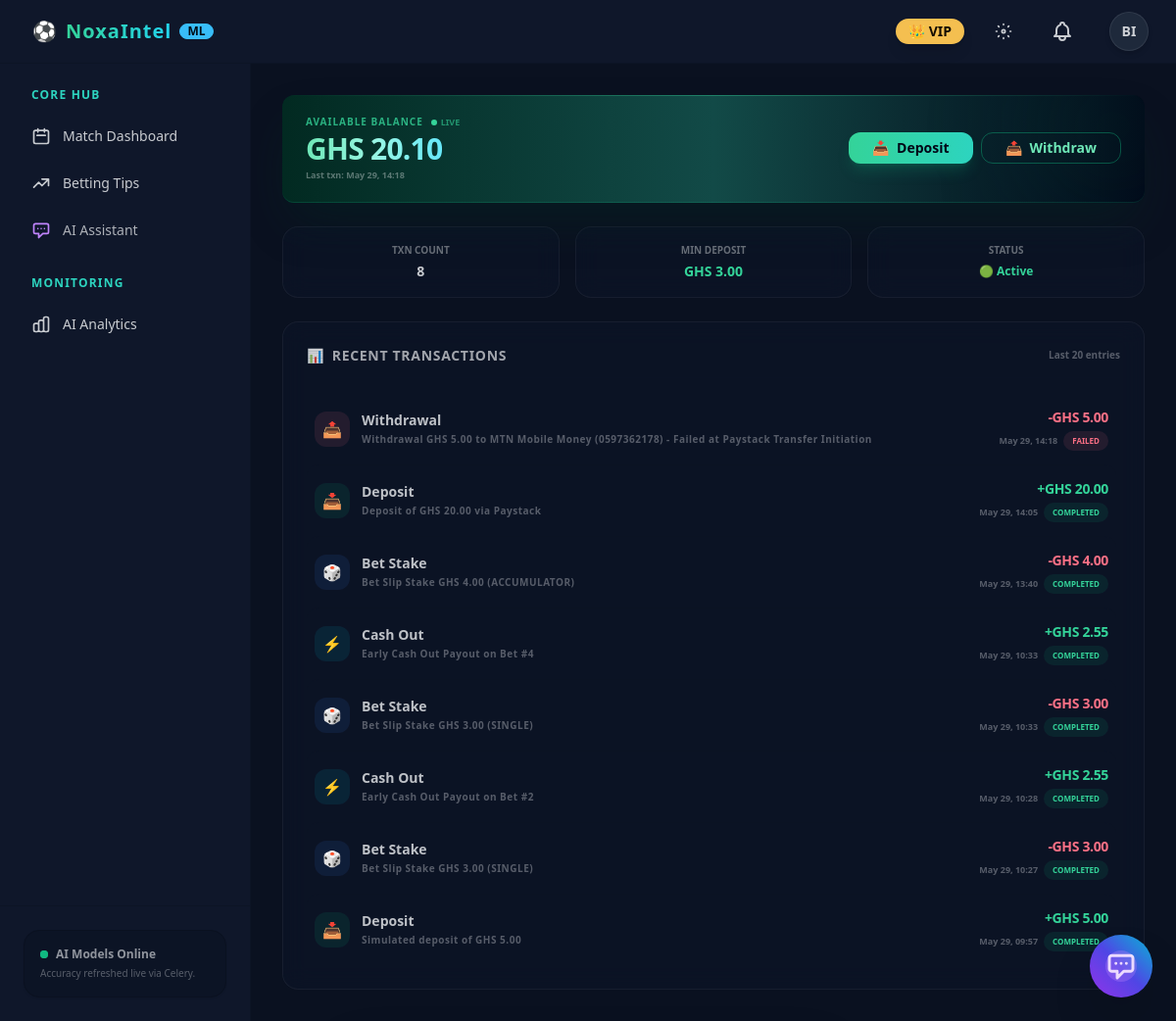
Page /wallet/ (signed in) on the earlier database version.
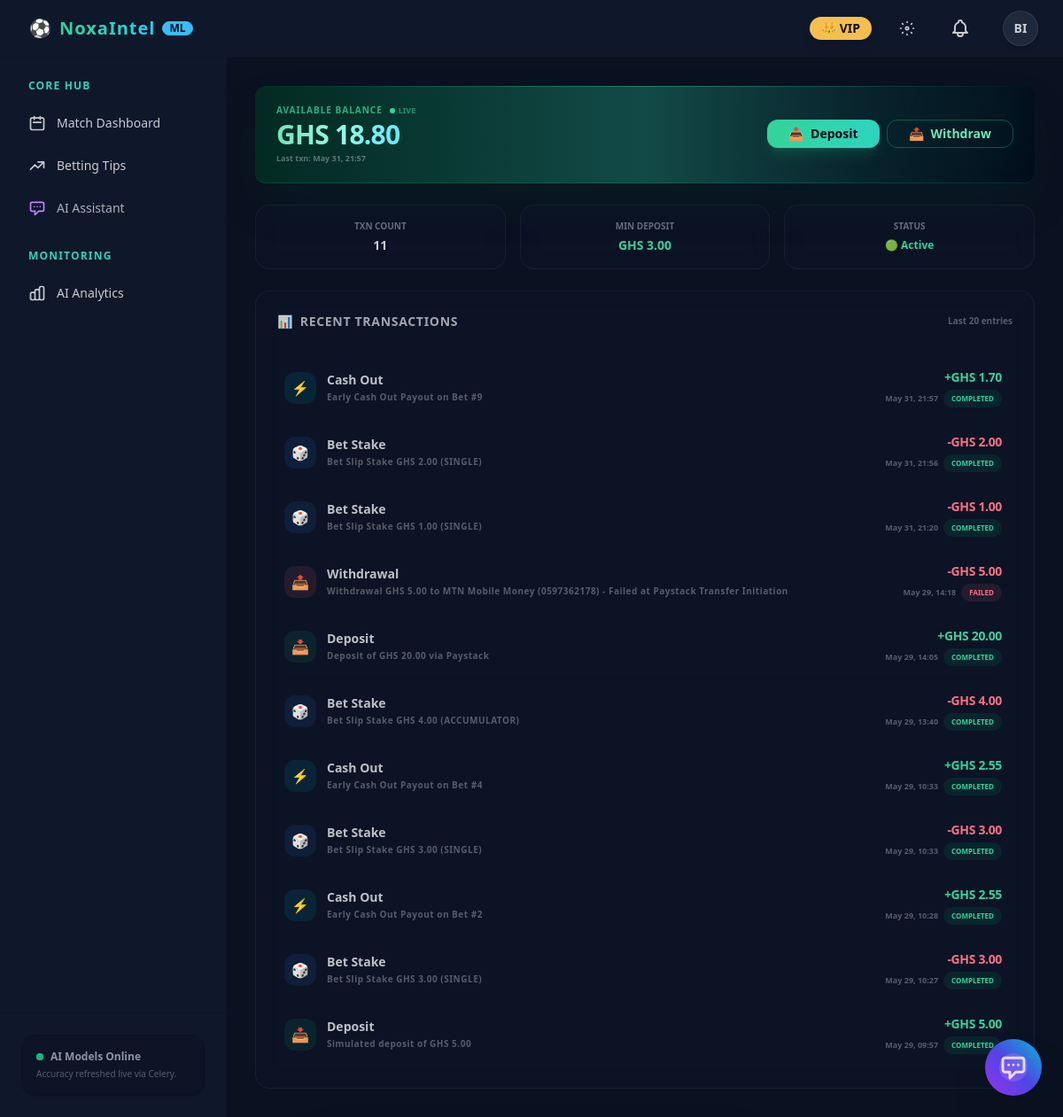
Same page on the later database version.
### wallet/models.py (models this page shows, shortened)
class Transaction(models.Model):
    DEPOSIT = 'DEPOSIT'
    WITHDRAWAL = 'WITHDRAWAL'
    BET_STAKE = 'BET_STAKE'
    BET_WIN = 'BET_WIN'
    BET_REFUND = 'BET_REFUND'
    CASHOUT = 'CASHOUT'
    BONUS = 'BONUS'
    TYPE_CHOICES = [
        (DEPOSIT, 'Deposit'),
        (WITHDRAWAL, 'Withdrawal'),
        (BET_STAKE, 'Bet Stake'),
        (BET_WIN, 'Bet Winnings'),
        (BET_REFUND, 'Bet Refund'),
        (CASHOUT, 'Cash Out'),
        (BONUS, 'Bonus'),
    ]
    PENDING = 'PENDING'
    COMPLETED = 'COMPLETED'
    FAILED = 'FAILED'
    REVERSED = 'REVERSED'
    STATUS_CHOICES = [
        (PENDING, 'Pending'),
        (COMPLETED, 'Completed'),
        (FAILED, 'Failed'),
        (REVERSED, 'Reversed'),
    ]
    wallet = models.ForeignKey(Wallet, on_delete=models.CASCADE, related_name='transactions')
    type = models.CharField(max_length=20, choices=TYPE_CHOICES)
    amount = models.DecimalField(max_digits=14, decimal_places=2)
    balance_before = models.DecimalField(max_digits=14, decimal_places=2)
    balance_after = models.DecimalField(max_digits=14, decimal_places=2)
    status = models.CharField(max_length=20, choices=STATUS_CHOICES, default=PENDING)
    reference = models.CharField(max_length=120, unique=True, db_index=True)
    description = models.CharField(max_length=255, blank=True)
    meta = models.JSONField(default=dict, blank=True)
    created_at = models.DateTimeField(default=timezone.now)
    class Meta:
        ordering = ['-created_at']
        indexes = [
            models.Index(fields=['wallet', 'type']),
            models.Index(fields=['wallet', 'status']),
        ]
    @property
    def is_credit(self):
        return self.type in (self.DEPOSIT, self.BET_WIN, self.BET_REFUND, self.CASHOUT, self.BONUS)

### wallet/views.py (the view)
# urls.py: path('wallet/', views.overview, name='overview'),
@login_required
def overview(request):
    wallet, created = Wallet.objects.get_or_create(user=request.user, currency='GHS')
    transactions = wallet.transactions.all().order_by('-created_at')[:20]
    context = {
        'wallet': wallet,
        'transactions': transactions,
    }
    return render(request, 'wallet/overview.html', context)

### config/context_processors.py (called while the page is built)
def vapid_public_key(request):
    return {
        "VAPID_PUBLIC_KEY": getattr(settings, "VAPID_PUBLIC_KEY", "")
    }

### templates/wallet/overview.html (shortened to what the changed rows need)
{% extends "base.html" %}
{% block content %}
<div class="max-w-7xl mx-auto space-y-0">
    <div class="sticky top-0 z-30 -mx-4 md:-mx-6 lg:-mx-8 px-4 md:px-6 lg:px-8 mb-6"
         id="wallet-sticky-banner">
        <div class="relative overflow-hidden bg-gradient-to-r from-emerald-950/95 via-teal-900/95 to-slate-950/95 backdrop-blur-xl rounded-xl border-b border-emerald-500/20 shadow-2xl shadow-emerald-950/40">
            <div class="relative z-10 flex items-center justify-between flex-wrap gap-4 px-4 md:px-6 py-4 md:py-5">
                <div class="space-y-0.5 min-w-0">
                    <div class="flex items-center gap-2">
                        <span class="text-[10px] font-black uppercase tracking-widest text-emerald-400/80">Available Balance</span>
                        {% if wallet.is_locked %}
                            <span class="badge badge-error badge-xs font-bold text-[8px] px-1.5">🔒 LOCKED</span>
                        {% else %}
                            <span class="flex items-center gap-1 text-[9px] text-emerald-400/60 font-bold">
                            </span>
                        {% endif %}
                    </div>
                    <div class="flex items-baseline gap-2" id="sticky-balance-display"
                         hx-get="{% url 'wallet:balance_partial' %}"
                         hx-trigger="load, every 15s"
                         hx-swap="innerHTML">
                        <span class="text-2xl md:text-3xl font-black tracking-tight text-transparent bg-clip-text bg-gradient-to-r from-emerald-300 via-teal-200 to-cyan-300">
                        </span>
                    </div>
                    <p class="text-[9px] text-white/35 font-semibold truncate">
                        Last txn: {% if transactions %}{{ transactions.0.created_at|date:"M d, H:i" }}{% else %}No transactions yet{% endif %}
                    </p>
                </div>
            </div>
        </div>
    </div>
    <div class="space-y-6">
        <div class="grid grid-cols-3 gap-3 md:gap-4">
            <div class="glass-panel p-3 md:p-4 rounded-2xl text-center border border-base-200/40">
                <span class="block text-[9px] md:text-[10px] uppercase font-bold text-base-content/50">Txn Count</span>
                <span class="block text-sm font-extrabold text-base-content mt-1">{{ transactions|length }}</span>
            </div>
        </div>
        <div class="glass-panel rounded-2xl border border-base-200/40 p-4 md:p-6 space-y-4">
            <div class="flex items-center justify-between border-b border-base-200/60 pb-3">
                <h2 class="text-sm font-black uppercase tracking-wider text-base-content/80 flex items-center gap-2">
                    <span>📊</span> Recent Transactions
                </h2>
            </div>
            <div class="divide-y divide-base-200/50 pr-1">
                {% for tx in transactions %}
                    <div class="flex items-center justify-between py-3.5 hover:bg-base-200/30 px-2 rounded-xl transition-all duration-200 gap-2 min-w-0">
                        <div class="flex items-center gap-3 min-w-0">
                            <div class="w-9 h-9 rounded-xl flex items-center justify-center font-bold text-base flex-shrink-0
                                {% if tx.type == 'DEPOSIT' %}bg-emerald-500/10 text-emerald-400
                                {% elif tx.type == 'WITHDRAWAL' %}bg-error/10 text-error
                                {% elif tx.type == 'BET_STAKE' %}bg-blue-500/10 text-blue-400
                                {% elif tx.type == 'BET_WIN' %}bg-yellow-500/10 text-yellow-400
                                {% elif tx.type == 'CASHOUT' %}bg-cyan-500/10 text-cyan-400
                                {% else %}bg-purple-500/10 text-purple-400{% endif %}">
                                {% if tx.type == 'DEPOSIT' %}📥
                                {% elif tx.type == 'WITHDRAWAL' %}📤
                                {% elif tx.type == 'BET_STAKE' %}🎲
                                {% elif tx.type == 'BET_WIN' %}👑
                                {% elif tx.type == 'CASHOUT' %}⚡
                                {% else %}💰{% endif %}
                            </div>
                            <div class="min-w-0">
                                <span class="block text-sm font-black truncate text-base-content/95">{{ tx.get_type_display }}</span>
                                <span class="block text-[10px] font-semibold opacity-40 tracking-wider truncate mt-0.5">
                                    {{ tx.description|default:"No description" }}
                                </span>
                            </div>
                        </div>
                        <div class="text-right flex-shrink-0 pl-3">
                            <span class="block text-sm font-black tracking-tight {% if tx.is_credit %}text-emerald-400{% else %}text-error{% endif %}">
                                {% if tx.is_credit %}+{% else %}-{% endif %}GHS {{ tx.amount }}
                            </span>
                            <div class="flex items-center gap-1.5 justify-end mt-1">
                                <span class="text-[9px] opacity-40 font-bold">{{ tx.created_at|date:"M d, H:i" }}</span>
                                <span class="badge py-1.5 font-black uppercase text-[8px] border-0
                                    {% if tx.status == 'COMPLETED' %}bg-emerald-500/10 text-emerald-400
                                    {% elif tx.status == 'PENDING' %}bg-warning/10 text-warning
                                    {% else %}bg-error/10 text-error{% endif %}">
                                    {{ tx.status }}
                                </span>
                            </div>
                        </div>
                    </div>
                {% endfor %}
            </div>
        </div>
    </div>
</div>
{% endblock %}

Differences in the rows shown:
added Transaction: type "Cash Out", description "Early Cash Out Payout on Bet #9", amount "1.70", created_at "May 31, 21:57", status "COMPLETED"
added Transaction: type "Bet Stake", description "Bet Slip Stake GHS 2.00 (SINGLE)", amount "2.00", created_at "May 31, 21:56", status "COMPLETED"
added Transaction: type "Bet Stake", description "Bet Slip Stake GHS 1.00 (SINGLE)", amount "1.00", created_at "May 31, 21:20", status "COMPLETED"
Other differences:
{{ transactions|length }}: "8" → "11"
{{ transactions.0.created_at|date:"M d, H:i" }}: "May 29, 14:18" → "May 31, 21:57"
